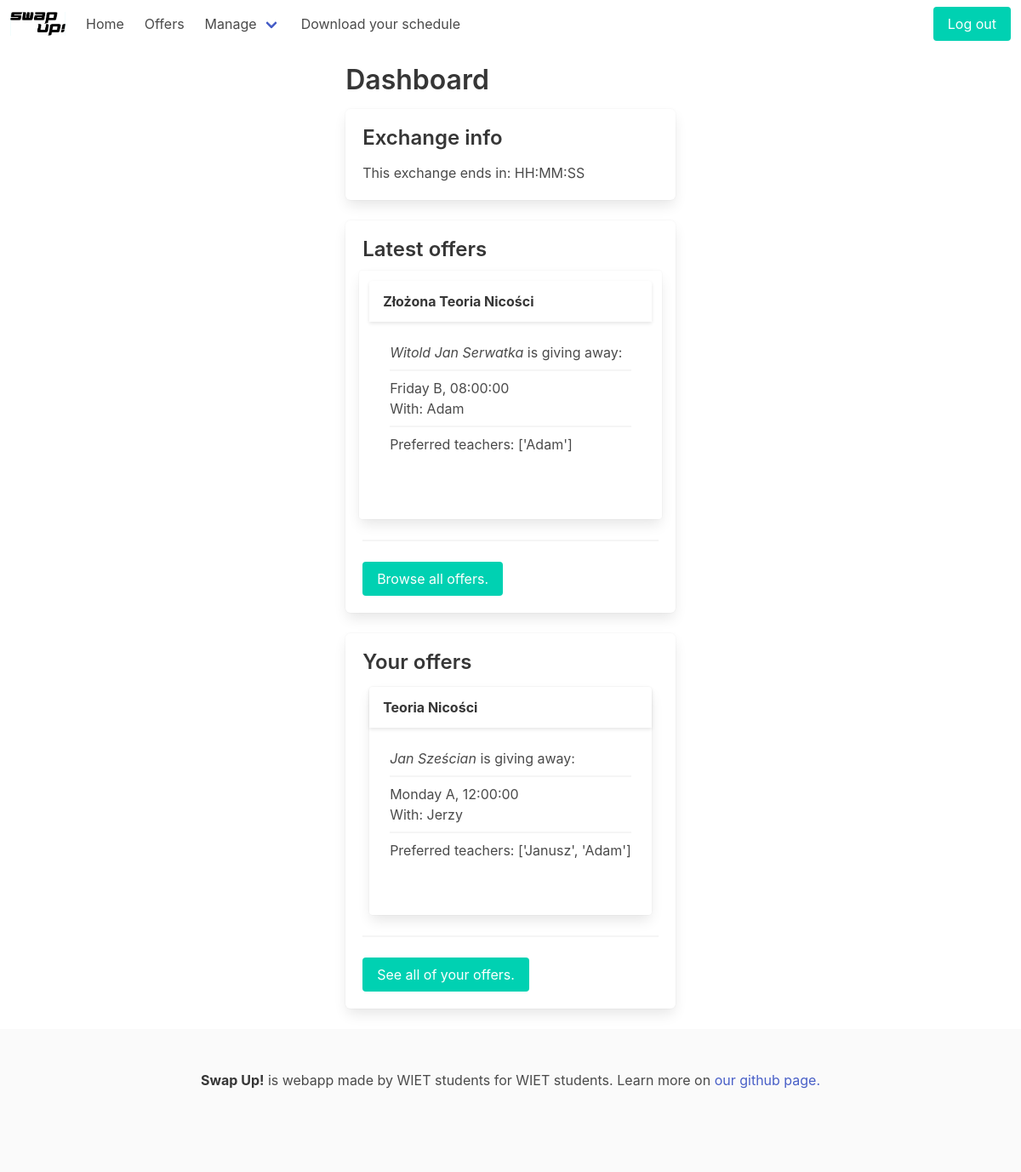
The page /exchange/ (signed in) on the database its author committed.
### exchange/models.py (models this page shows, shortened)
class Subject(models.Model):
    name = models.CharField(max_length=30, null=True)
    category = models.CharField(max_length=30, null=True)
    path = models.CharField(max_length=30, choices=PATHS, null=True)
    semester = models.IntegerField(choices=Semester.choices, null=True)
    mandatory = models.BooleanField(null=True)

class Teacher(models.Model):
    TITLES = [
        ('inż.', 'inżynier'),
        ('mgr. inż.', 'magister inżynier'),
        ('dr.', 'doktor'),
        ('dr. inż.', 'doktor inżynier')
    ]
    name = models.CharField(max_length=60, null=True)
    title = models.CharField(max_length=30, choices=TITLES, null=True)

### exchange/views.py (the view)
# urls.py: path('', views.dashboard, name='dashboard'),
@login_required()
def dashboard(request):
    try:
        latest_offers = Offer.objects.all().exclude(student=request.user.student)
        if len(latest_offers) > 3:
            latest_offers = latest_offers[:3]
        user_offers = Offer.objects.all().filter(student=request.user.student)
        if len(user_offers) > 3:
            user_offers = user_offers[:3]
        l_offers = [o.dictionary() for o in latest_offers]
        u_offers = [o.dictionary() for o in user_offers]
    except:
        l_offers = []
        u_offers = []
    finally:
        return render(request, 'exchange/dashboard.html', {"l_offers": l_offers, "u_offers": u_offers})
    return render(request, 'exchange/dashboard.html', {"l_offers": l_offers, "u_offers": u_offers})

### exchange/templates/exchange/dashboard.html (shortened to what this page needs)
{% extends 'base.html' %}
{% block content %}
<div class="container content">
    <h1 class="hero">Dashboard</h1>
    <section class="box">
        <h3 class="hero">Exchange info</h3>
        <p>This exchange ends in: HH:MM:SS</p>
    </section>
    <section class="box">
        <h3 class="hero">Latest offers</h3>
        <div class="columns">
            {% if l_offers %}
                {% for offer in l_offers %}
                <div class="column card mx-2 mt-2">
                    <header class="card-header">
                    <p class="card-header-title">
                        {{ offer.subject }}
                    </p>
                    </header>
                    <div class="card-content">
                        <div class="content">
                            <em>{{offer.student}}</em> is giving away:
                            <hr class="my-2">
                            {{offer.time}} <br>
                            With: {{offer.teacher}}
                            <hr class="my-2">
                            {% if offer.preferred_days or offer.preferred_times or offer.preferred_teachers %}
                                {% if offer.preferred_teachers %}
                                    <p>Preferred teachers: {{offer.preferred_teachers}}</p>
                                {% endif %}
                            {% else %}
                                Anything
                            {% endif %}
                            <br>
                        </div>
                    </div>
                </div>
            {% endfor %}
          {% else %}
              <p>No offers available at the moment.</p>
          {% endif %}
        </div>
        <hr>
        <a href="{% url 'offers' %}" class="button is-primary">Browse all offers.</a>
    </section>
    <section class="box">
        <h3 class="hero">Your offers</h3>
        <div class="is-flex is-flex-direction-row">
            {% if u_offers %}
                {% for offer in u_offers %}
                <div class="card mx-2">
                    <header class="card-header">
                        <p class="card-header-title">
                            {{ offer.subject }}
                        </p>
                    </header>
                    <div class="card-content">
                        <div class="content">
                            <em>{{offer.student}}</em> is giving away:
                            <hr class="my-2">
                            {{offer.time}} <br>
                            With: {{offer.teacher}}
                            <hr class="my-2">
                            {% if offer.preferred_days or offer.preferred_times or offer.preferred_teachers %}
                                {% if offer.preferred_teachers %}
                                    <p>Preferred teachers: {{offer.preferred_teachers}}</p>
                                {% endif %}
                            {% else %}
                            Anything
                            {% endif %}
                            <br>
                        </div>
                    </div>
                </div>
                {% endfor %}
            {% else %}
                <p>You have no public offers at the moment.</p>
            {% endif %}
        </div>
        <hr>
        <a href="{% url 'user-offers' %}" class="button is-primary">See all of your offers.</a>
    </section>
</div>
{% endblock %}

### rows shown on the page
Subject: subject "Złożona Teoria Nicości"
Teacher: teacher "Adam"
Subject: subject "Teoria Nicości"
Teacher: teacher "Jerzy"

### other values the page prints
{{ offer.student }} "Witold Jan Serwatka"
{{ offer.time }} "Friday B, 08:00:00"
{{ offer.preferred_teachers }} "['Adam']"
{{ offer.student }} "Jan Sześcian"
{{ offer.time }} "Monday A, 12:00:00"
{{ offer.preferred_teachers }} "['Janusz', 'Adam']"
